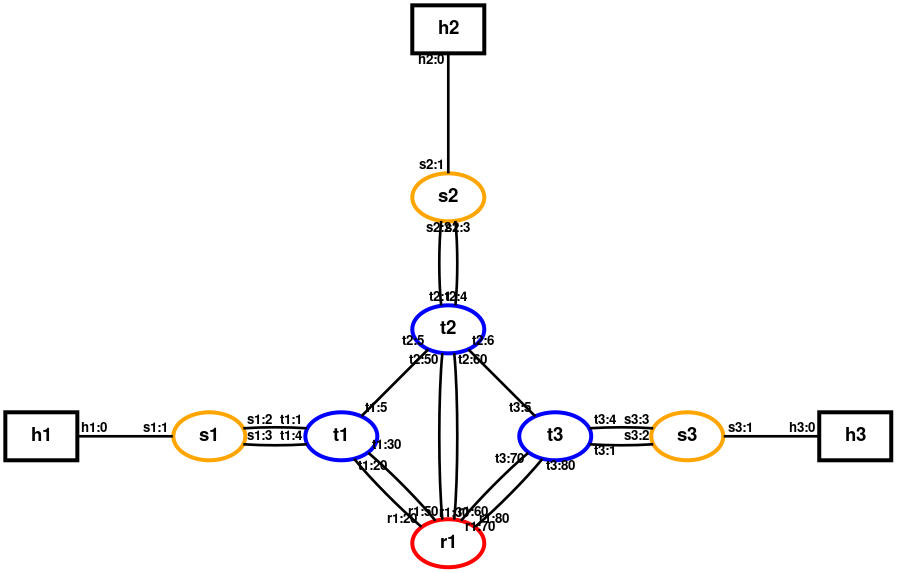

The Python source for this figure:
#!/usr/bin/env python3

"""
singleroadm.py:

Simple optical network with three terminals connected to a
single ROADM in a "Y" topology. H1 can talk to either H2
or H3, depending on how the ROADM is configured.

"""

from mnoptical.dataplane import (Terminal, ROADM, OpticalLink,
                       OpticalNet as Mininet, km, m, dB, dBm)
from mnoptical.rest import RestServer
from mnoptical.ofcdemo.demolib import OpticalCLI as CLI

from mininet.node import OVSBridge, Host
from mininet.topo import Topo
from mininet.log import setLogLevel, warning, info
from mininet.clean import cleanup

from os.path import dirname, realpath, join
from subprocess import run
from sys import argv

class SingleROADMTopo(Topo):
    """
    h1 - s1 - t1 -- r1 -- t2 - s2 - h2
                    |
                    t3 - s3 - h3

    Note that t1--r1 and r2--t2 are 50km spans:
    (boost->,amp2<-) --25km-- amp1 --25km-- (amp2->,boost<-)
    """
    def build(self):
        "Build single ROADM topology"
        # Packet network elements
        hosts = [self.addHost(h) for h in ('h1', 'h2', 'h3')]
        switches = [self.addSwitch(s)
                    for s in ('s1', 's2', 's3')]
        t1, t2, t3 = terminals = [
            self.addSwitch(
                t, cls=Terminal, transceivers=[('tx1',0*dBm,'C'), ('tx2',0*dBm,'C')],
                monitor_mode='in')
            for t in ('t1', 't2', 't3')]
        r1 = self.addSwitch('r1', cls=ROADM)
        # Ethernet links
        for h, s, t in zip(hosts, switches, terminals):
            self.addLink(h, s)
            self.addLink(s, t, port2=1)
            self.addLink(t, s, port2=4)
        # WDM links
        boost = ('boost', {'target_gain': 3.0*dB})
        amp1 = ('amp1', {'target_gain': 25*.22*dB})
        amp2 = ('amp2', {'target_gain': 25*.22*dB})
        spans = [25*km, amp1, 25*km, amp2]
        self.addLink(r1, t1, cls=OpticalLink, port1=1, port2=2,
                     boost1=boost, spans=spans)
        self.addLink(r1, t1, cls=OpticalLink, port1=3, port2=3,
                     boost1=boost, spans=spans)
        self.addLink(r1, t2, cls=OpticalLink, port1=2, port2=2,
                     boost1=boost, spans=spans)
        self.addLink(r1, t2, cls=OpticalLink, port1=4, port2=3,
                     boost1=boost, spans=spans)
        self.addLink(r1, t3, cls=OpticalLink, port1=3, port2=2,
                     spans=[1.0*m])
        self.addLink(r1, t3, cls=OpticalLink, port1=5, port2=3,
                     spans=[1.0*m])


# Debugging: Plot network graph
def plotNet(net, outfile="singleroadm.png", directed=False, layout='circo',
            colorMap=None, linksPerPair=5):
    """Plot network graph to outfile
       linksPerPair: max # of links between a pair of nodes to plot, or
                     None for no limit (default: 5)"""
    try:
        import pygraphviz as pgv
    except:
        warning('*** Please install python3-pygraphviz for plotting\n')
        return
    color = {ROADM: 'red', Terminal: 'blue', OVSBridge: 'orange',
             Host: 'black'}
    if colorMap:
        color.update(colorMap)
    colors = {node: color.get(type(node), 'black')
              for node in net.values()}
    nfont = {'fontname': 'helvetica bold', 'penwidth': 3}
    g = pgv.AGraph(strict=False, directed=directed, layout=layout)
    roadms = [node for node in net.switches if isinstance(node, ROADM)]
    terms = [node for node in net.switches if isinstance(node, Terminal)]
    other = [node for node in net.switches if node not in set(roadms+terms)]
    for node in roadms + terms + other:
        g.add_node(node.name, color=colors[node], **nfont)
    for node in net.hosts:
        g.add_node(node.name, color=colors[node], **nfont, shape='box')
    linkcount = {}
    for link in net.links:
        intf1, intf2 = link.intf1, link.intf2
        node1, node2 = intf1.node, intf2.node
        port1, port2 = node1.ports[intf1], node2.ports[intf2]
        linkcount[node1,node2] = linkcount.get((node1, node2),0) + 1
        if linksPerPair is not None and linkcount[node1,node2] > linksPerPair:
            continue
        g.add_edge(node1.name, node2.name,
                   headlabel=f' {node2}:{port2} ',
                   taillabel=f' {node1}:{port1} ',
                   labelfontsize=10, labelfontname='helvetica bold',
                   penwidth=2)
    print("*** Plotting network topology to", outfile)
    g.layout()
    g.draw(outfile)

def test(net):
    "Run config script and simple test"
    info( '*** Configuring network and checking connectivity' )
    hosts = net.get( 'h1', 'h2' )
    testdir = dirname(realpath(argv[0]))
    script = join(testdir, 'config-singleroadm.sh')
    run(script)
    assert net.ping(hosts, timeout=.5) == 0
    info( '*** Removing ROADM rule and checking connectivity' )
    script = join(testdir, 'remove-singleroadm.sh')
    run(script)
    assert net.ping(hosts, timeout=.5) == 100

if __name__ == '__main__':

    cleanup()
    setLogLevel('info')

    topo = SingleROADMTopo()
    net = Mininet(topo=topo, switch=OVSBridge, controller=None)
    restServer = RestServer(net)
    net.start()
    restServer.start()
    plotNet(net)
    test(net) if 'test' in argv else CLI(net)
    restServer.stop()
    net.stop()
